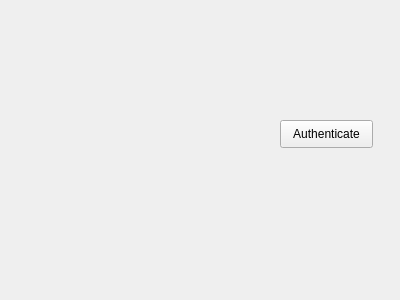
<?xml version="1.0" encoding="UTF-8"?>
<ui version="4.0">
 <class>AuthForm</class>
 <widget class="QWidget" name="AuthForm">
  <property name="geometry">
   <rect>
    <x>0</x>
    <y>0</y>
    <width>400</width>
    <height>300</height>
   </rect>
  </property>
  <property name="windowTitle">
   <string>Form</string>
  </property>
  <widget class="QPushButton" name="authButton">
   <property name="geometry">
    <rect>
     <x>280</x>
     <y>120</y>
     <width>93</width>
     <height>28</height>
    </rect>
   </property>
   <property name="text">
    <string>Authenticate</string>
   </property>
  </widget>
 </widget>
 <resources/>
 <connections>
  <connection>
   <sender>authButton</sender>
   <signal>clicked()</signal>
   <receiver>AuthForm</receiver>
   <slot>close()</slot>
   <hints>
    <hint type="sourcelabel">
     <x>326</x>
     <y>133</y>
    </hint>
    <hint type="destinationlabel">
     <x>199</x>
     <y>149</y>
    </hint>
   </hints>
  </connection>
 </connections>
</ui>
